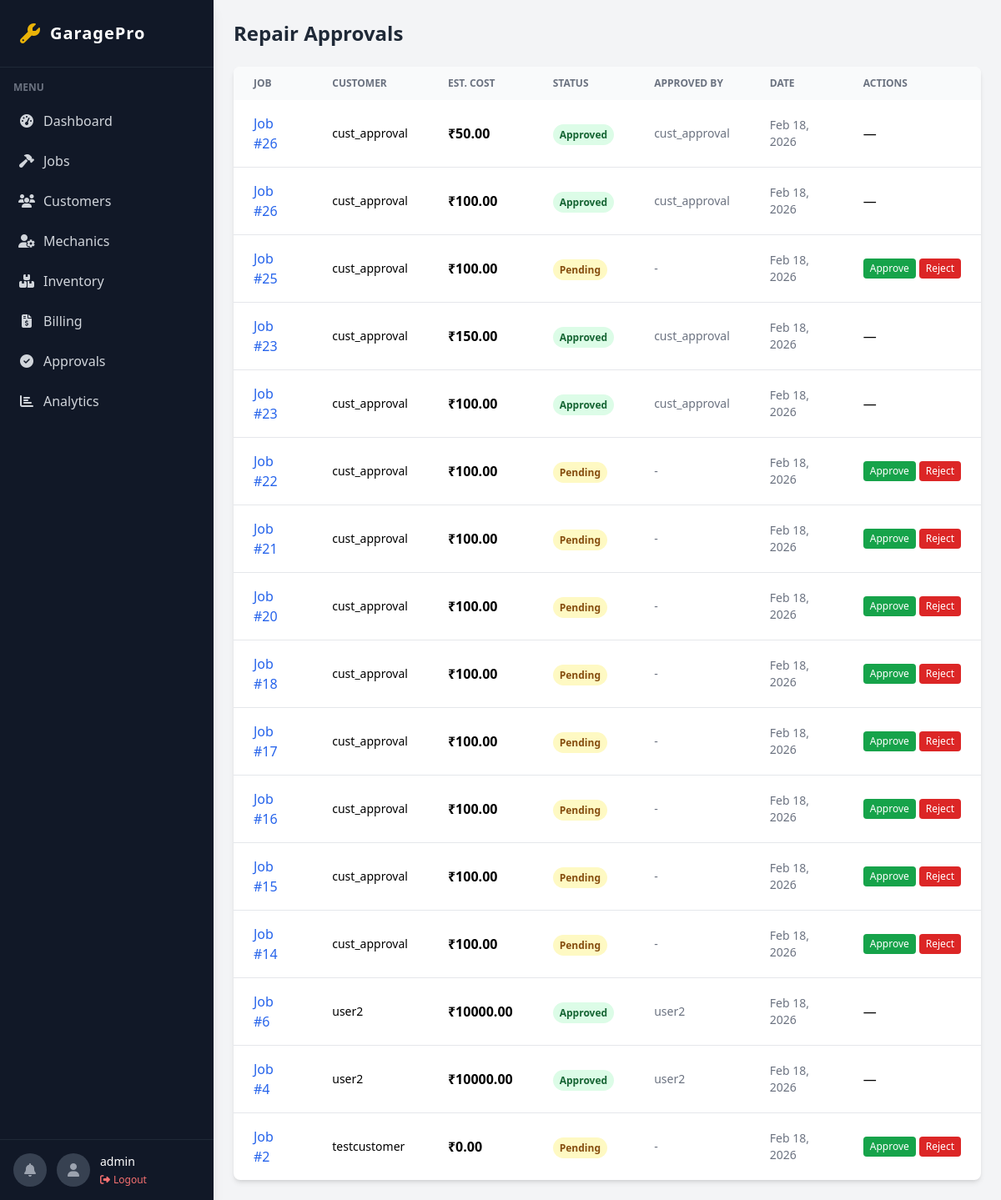
The page /admin-panel/approvals/ (signed in) on the database its author committed.
### accounts/models.py (models this page shows, shortened)
class User(AbstractUser, TimeStampedModel):
    ROLE_CHOICES = [
        ('ADMIN', 'Admin'),
        ('MANAGER', 'Manager'),
        ('MECHANIC', 'Mechanic'),
        ('CUSTOMER', 'Customer'),
    ]
    role = models.CharField(max_length=20, choices=ROLE_CHOICES)
    phone = models.CharField(max_length=20, blank=True)

### billing/models.py (models this page shows)
class Approval(TimeStampedModel):
    job = models.ForeignKey('jobs.ServiceJob', on_delete=models.CASCADE, related_name="approvals")
    approved_by = models.ForeignKey(settings.AUTH_USER_MODEL, on_delete=models.SET_NULL, null=True)
    repairs = models.ManyToManyField('repairs.RepairLog', related_name='approvals')
    estimated_cost_snapshot = models.DecimalField(max_digits=10, decimal_places=2)
    STATUS_CHOICES = [
        ('PENDING', 'Pending'),
        ('APPROVED', 'Approved'),
        ('REJECTED', 'Rejected'),
    ]
    status = models.CharField(max_length=20, choices=STATUS_CHOICES)

### jobs/models.py (models this page shows, shortened)
class ServiceJob(TimeStampedModel, SoftDeleteModel):
    STATUS_CHOICES = [
        ('RECEIVED', 'Received'),
        ('DIAGNOSING', 'Diagnosing'),
        ('WAITING_APPROVAL', 'Waiting Approval'),
        ('IN_PROGRESS', 'In Progress'),
        ('COMPLETED', 'Completed'),
        ('DELIVERED', 'Delivered'),
        ('CANCELLED', 'Cancelled'),
    ]
    vehicle = models.ForeignKey('customers.Vehicle', on_delete=models.CASCADE, related_name="jobs")
    assigned_mechanic = models.ForeignKey(
        settings.AUTH_USER_MODEL,
        on_delete=models.SET_NULL,
        null=True,
        limit_choices_to={'role': 'MECHANIC'}
    )
    status = models.CharField(max_length=30, choices=STATUS_CHOICES, default='RECEIVED')
    problem_description = models.TextField()
    estimated_completion = models.DateTimeField(null=True, blank=True)
    priority = models.IntegerField(default=1)
    completed_at = models.DateTimeField(null=True, blank=True)
    delivered_at = models.DateTimeField(null=True, blank=True)
    VALID_TRANSITIONS = {
        'RECEIVED': ['DIAGNOSING', 'CANCELLED'],
    'DIAGNOSING': ['WAITING_APPROVAL', 'CANCELLED'],
    'WAITING_APPROVAL': ['IN_PROGRESS', 'CANCELLED'],
    'IN_PROGRESS': ['COMPLETED', 'CANCELLED', 'WAITING_APPROVAL'],
    'COMPLETED': ['DELIVERED'],
    'DELIVERED': [],
    'CANCELLED': [],
}

### customers/models.py (models this page shows, shortened)
class Vehicle(TimeStampedModel, SoftDeleteModel):
    customer = models.ForeignKey(Customer, on_delete=models.CASCADE, related_name="vehicles")
    registration_number = models.CharField(max_length=50, unique=True, db_index=True)
    make = models.CharField(max_length=100)
    model = models.CharField(max_length=100)
    year = models.IntegerField()
    vin = models.CharField(max_length=100, blank=True)

class Customer(TimeStampedModel, SoftDeleteModel):
    user = models.OneToOneField(settings.AUTH_USER_MODEL, on_delete=models.CASCADE)
    address = models.TextField()

### core/views.py (the view, shortened to what this page needs)
# urls.py: path('admin-panel/approvals/', views.admin_approvals_list, name='admin_approvals_list'),
@admin_required
def admin_approvals_list(request):
    approvals = Approval.objects.select_related('job__vehicle__customer__user', 'approved_by').order_by('-created_at')
    return render(request, 'admin_portal/approvals_list.html', {'approvals': approvals})

### notifications/context_processors.py (called while the page is built)
def user_notifications(request):
    if request.user.is_authenticated:
        unread_count = request.user.notifications.filter(is_read=False).count()
        latest_notifications = request.user.notifications.all()[:5]
        return {
            'unread_notifications_count': unread_count,
            'latest_notifications': latest_notifications
        }
    return {}

### templates/admin_portal/approvals_list.html (shortened to what this page needs)
{% extends 'base.html' %}
{% block content %}
<h1 class="text-2xl font-bold text-gray-800 mb-6">Repair Approvals</h1>
<div class="bg-white rounded-lg shadow-md overflow-hidden">
    <table class="w-full">
        <thead class="bg-gray-50">
            <tr class="text-left text-xs font-medium text-gray-500 uppercase">
                <th class="px-6 py-3">Job</th>
                <th class="px-6 py-3">Customer</th>
                <th class="px-6 py-3">Est. Cost</th>
                <th class="px-6 py-3">Status</th>
                <th class="px-6 py-3">Approved By</th>
                <th class="px-6 py-3">Date</th>
                <th class="px-6 py-3">Actions</th>
            </tr>
        </thead>
        <tbody class="divide-y">
            {% for a in approvals %}
            <tr class="hover:bg-gray-50">
                <td class="px-6 py-4 font-medium"><a href="{% url 'admin_job_detail' a.job.pk %}"
                        class="text-blue-600 hover:underline">Job #{{ a.job.id }}</a></td>
                <td class="px-6 py-4 text-sm">{{ a.job.vehicle.customer.user.username }}</td>
                <td class="px-6 py-4 font-bold">₹{{ a.estimated_cost_snapshot|floatformat:2 }}</td>
                <td class="px-6 py-4"><span
                        class="px-2 py-1 text-xs rounded-full font-bold {% if a.status == 'APPROVED' %}bg-green-100 text-green-800{% elif a.status == 'REJECTED' %}bg-red-100 text-red-800{% else %}bg-yellow-100 text-yellow-800{% endif %}">{{ a.get_status_display }}</span></td>
                <td class="px-6 py-4 text-sm text-gray-500">{{ a.approved_by.username|default:"-" }}</td>
                <td class="px-6 py-4 text-sm text-gray-500">{{ a.created_at|date:"M d, Y" }}</td>
                <td class="px-6 py-4">
                    {% if a.status == 'PENDING' %}
                    <form method="post" class="flex gap-1">
                        <button name="decision" value="APPROVED"
                            class="bg-green-600 text-white px-2 py-1 rounded text-xs hover:bg-green-700">Approve</button>
                        <button name="decision" value="REJECTED"
                            class="bg-red-600 text-white px-2 py-1 rounded text-xs hover:bg-red-700">Reject</button>
                    </form>
                    {% else %}—{% endif %}
                </td>
            </tr>
            {% empty %}
            <tr>
                <td colspan="7" class="px-6 py-8 text-center text-gray-500">No approvals found.</td>
            </tr>
            {% endfor %}
        </tbody>
    </table>
</div>
{% endblock %}

### templates/base.html (shortened to what this page needs)
<!DOCTYPE html>
<html lang="en">
<head>
    <script src="https://cdn.tailwindcss.com"></script>
    <link rel="stylesheet" href="https://cdnjs.cloudflare.com/ajax/libs/font-awesome/6.4.0/css/all.min.css">
</head>
<body class="bg-gray-100 font-sans leading-normal tracking-normal">
    <div class="flex h-screen overflow-hidden">
        <aside class="w-64 bg-gray-900 text-white hidden md:flex flex-col shadow-lg z-20">
            <div class="p-6 border-b border-gray-800">
                <a href="/" class="flex items-center gap-3">
                    <i class="fas fa-wrench text-yellow-500 text-2xl"></i>
                    <span class="text-xl font-bold tracking-wider">GaragePro</span>
                </a>
            </div>
            <nav class="flex-1 overflow-y-auto sidebar-scroll py-4">
                <div class="px-4 mb-2 text-xs text-gray-500 uppercase font-semibold">Menu</div>
                {% if user.role == 'ADMIN' or user.role == 'MANAGER' or user.is_superuser %}
                <a href="{% url 'admin_dashboard' %}"
                    class="flex items-center py-3 px-4 text-gray-300 hover:bg-gray-800 hover:text-white transition-colors duration-200 border-l-4 border-transparent hover:border-yellow-500">
                    <i class="fas fa-tachometer-alt w-6 text-center mr-2"></i> Dashboard
                </a>
                <a href="{% url 'admin_jobs_list' %}"
                    class="flex items-center py-3 px-4 text-gray-300 hover:bg-gray-800 hover:text-white transition-colors duration-200 border-l-4 border-transparent hover:border-yellow-500">
                    <i class="fas fa-hammer w-6 text-center mr-2"></i> Jobs
                </a>
                <a href="{% url 'admin_customers_list' %}"
                    class="flex items-center py-3 px-4 text-gray-300 hover:bg-gray-800 hover:text-white transition-colors duration-200 border-l-4 border-transparent hover:border-yellow-500">
                    <i class="fas fa-users w-6 text-center mr-2"></i> Customers
                </a>
                <a href="{% url 'admin_mechanics_list' %}"
                    class="flex items-center py-3 px-4 text-gray-300 hover:bg-gray-800 hover:text-white transition-colors duration-200 border-l-4 border-transparent hover:border-yellow-500">
                    <i class="fas fa-user-cog w-6 text-center mr-2"></i> Mechanics
                </a>
                <a href="{% url 'admin_inventory_list' %}"
                    class="flex items-center py-3 px-4 text-gray-300 hover:bg-gray-800 hover:text-white transition-colors duration-200 border-l-4 border-transparent hover:border-yellow-500">
                    <i class="fas fa-boxes w-6 text-center mr-2"></i> Inventory
                </a>
                <a href="{% url 'admin_billing_list' %}"
                    class="flex items-center py-3 px-4 text-gray-300 hover:bg-gray-800 hover:text-white transition-colors duration-200 border-l-4 border-transparent hover:border-yellow-500">
                    <i class="fas fa-file-invoice-dollar w-6 text-center mr-2"></i> Billing
                </a>
                <a href="{% url 'admin_approvals_list' %}"
                    class="flex items-center py-3 px-4 text-gray-300 hover:bg-gray-800 hover:text-white transition-colors duration-200 border-l-4 border-transparent hover:border-yellow-500">
                    <i class="fas fa-check-circle w-6 text-center mr-2"></i> Approvals
                </a>
                <a href="{% url 'admin_analytics' %}"
                    class="flex items-center py-3 px-4 text-gray-300 hover:bg-gray-800 hover:text-white transition-colors duration-200 border-l-4 border-transparent hover:border-yellow-500">
                    <i class="fas fa-chart-bar w-6 text-center mr-2"></i> Analytics
                </a>
                {% elif user.role == 'MECHANIC' %}
                <a href="{% url 'mechanic_jobs' %}"
                    class="flex items-center py-3 px-4 text-gray-300 hover:bg-gray-800 hover:text-white transition-colors duration-200 border-l-4 border-transparent hover:border-yellow-500">
                    <i class="fas fa-tasks w-6 text-center mr-2"></i> My Jobs
                </a>
                {% endif %}
            </nav>
            <div class="p-4 border-t border-gray-800">
                <div class="flex items-center gap-3">
                    <a href="{% url 'notification_list' %}"
                        class="relative w-10 h-10 rounded-full bg-gray-700 flex items-center justify-center hover:bg-gray-600 transition group p-0">
                        <i class="fas fa-bell text-gray-400 group-hover:text-white"></i>
                    </a>
                    <div class="w-10 h-10 rounded-full bg-gray-700 flex items-center justify-center">
                        <i class="fas fa-user text-gray-400"></i>
                    </div>
                    <div>
                        <div class="text-sm font-medium">{{ user.username|default:"User" }}</div>
                        <form method="post" action="{% url 'logout' %}" class="mt-1">
                            <button type="submit"
                                class="text-xs text-red-400 hover:text-red-300 flex items-center gap-1">
                                <i class="fas fa-sign-out-alt"></i> Logout
                            </button>
                        </form>
                    </div>
                </div>
            </div>
        </aside>
        <div class="flex-1 flex flex-col h-screen overflow-hidden">
            <main class="flex-1 overflow-x-hidden overflow-y-auto bg-gray-100 p-6">
                <div class="container mx-auto">
                    {% block content %}{% endblock %}
                </div>
            </main>
        </div>
    </div>
</body>
</html>

### rows shown on the page
User: username "admin"
Approval: job.id "26", job.vehicle.customer.user.username "cust_approval", estimated_cost_snapshot "50.00", status "Approved", approved_by.username "cust_approval", created_at "Feb 18, 2026"
Approval: job.id "26", job.vehicle.customer.user.username "cust_approval", estimated_cost_snapshot "100.00", status "Approved", approved_by.username "cust_approval", created_at "Feb 18, 2026"
Approval: job.id "25", job.vehicle.customer.user.username "cust_approval", estimated_cost_snapshot "100.00", status "Pending", approved_by.username "-", created_at "Feb 18, 2026"
Approval: job.id "23", job.vehicle.customer.user.username "cust_approval", estimated_cost_snapshot "150.00", status "Approved", approved_by.username "cust_approval", created_at "Feb 18, 2026"
Approval: job.id "23", job.vehicle.customer.user.username "cust_approval", estimated_cost_snapshot "100.00", status "Approved", approved_by.username "cust_approval", created_at "Feb 18, 2026"
Approval: job.id "22", job.vehicle.customer.user.username "cust_approval", estimated_cost_snapshot "100.00", status "Pending", approved_by.username "-", created_at "Feb 18, 2026"
Approval: job.id "21", job.vehicle.customer.user.username "cust_approval", estimated_cost_snapshot "100.00", status "Pending", approved_by.username "-", created_at "Feb 18, 2026"
Approval: job.id "20", job.vehicle.customer.user.username "cust_approval", estimated_cost_snapshot "100.00", status "Pending", approved_by.username "-", created_at "Feb 18, 2026"
Approval: job.id "18", job.vehicle.customer.user.username "cust_approval", estimated_cost_snapshot "100.00", status "Pending", approved_by.username "-", created_at "Feb 18, 2026"
Approval: job.id "17", job.vehicle.customer.user.username "cust_approval", estimated_cost_snapshot "100.00", status "Pending", approved_by.username "-", created_at "Feb 18, 2026"
Approval: job.id "16", job.vehicle.customer.user.username "cust_approval", estimated_cost_snapshot "100.00", status "Pending", approved_by.username "-", created_at "Feb 18, 2026"
Approval: job.id "15", job.vehicle.customer.user.username "cust_approval", estimated_cost_snapshot "100.00", status "Pending", approved_by.username "-", created_at "Feb 18, 2026"
Approval: job.id "14", job.vehicle.customer.user.username "cust_approval", estimated_cost_snapshot "100.00", status "Pending", approved_by.username "-", created_at "Feb 18, 2026"
Approval: job.id "6", job.vehicle.customer.user.username "user2", estimated_cost_snapshot "10000.00", status "Approved", approved_by.username "user2", created_at "Feb 18, 2026"
Approval: job.id "4", job.vehicle.customer.user.username "user2", estimated_cost_snapshot "10000.00", status "Approved", approved_by.username "user2", created_at "Feb 18, 2026"
Approval: job.id "2", job.vehicle.customer.user.username "testcustomer", estimated_cost_snapshot "0.00", status "Pending", approved_by.username "-", created_at "Feb 18, 2026"
